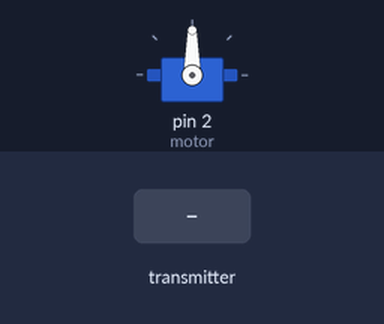
Recording of a sketch running on a simulated Arduino Uno, built with avr-gcc and run on an emulated ATmega328P. Shown: servo. The inputs (shaded band) are chosen by the test bench. No radio packets arrive unless stated.

Above: at 0.01 s.
At 1.2 s:
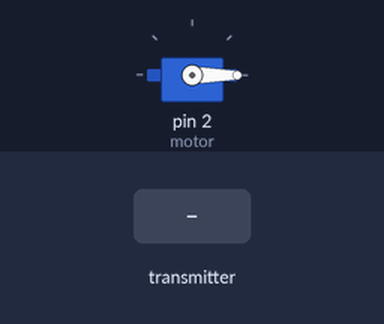
1.3 s: the transmitter starts sending msg.0 = 1
At 2.0 s:
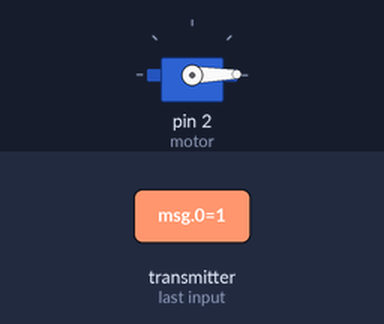
Timing chart, 0 to 4.3 s (numbered marks = the images above; inputs shaded):
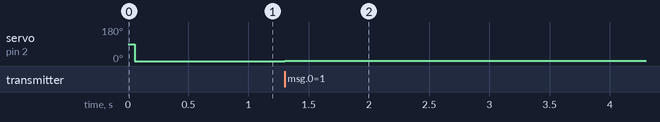

The sketch:

reciever2.ino
```cpp
#include <nRF24L01.h>
#include <RF24.h>
#include <Servo.h>
RF24 radio(9, 10);
int msg[2];
Servo motor;
unsigned long time;
void setup(){
  motor.attach(2,800,2200);
  delay(50);
  Serial.begin(9600);
  radio.begin();
  radio.setChannel(5);
  radio.setDataRate(RF24_250KBPS);
  radio.setPALevel(RF24_PA_HIGH);
  radio.openReadingPipe (1, 0x1488133766LL);
  radio.startListening(); }
void loop() {
  if (radio.available()){
    time = millis();
    radio.read(&msg, sizeof(msg));}
    if (millis() - time > 1000){
      msg[0]=0;}
    //Serial.println(msg[0]);
    motor.write(msg[0]);
}
```

Measured:
- after the input at 1.3 s, servo on pin 2 (motor): 0° → 1° at once
